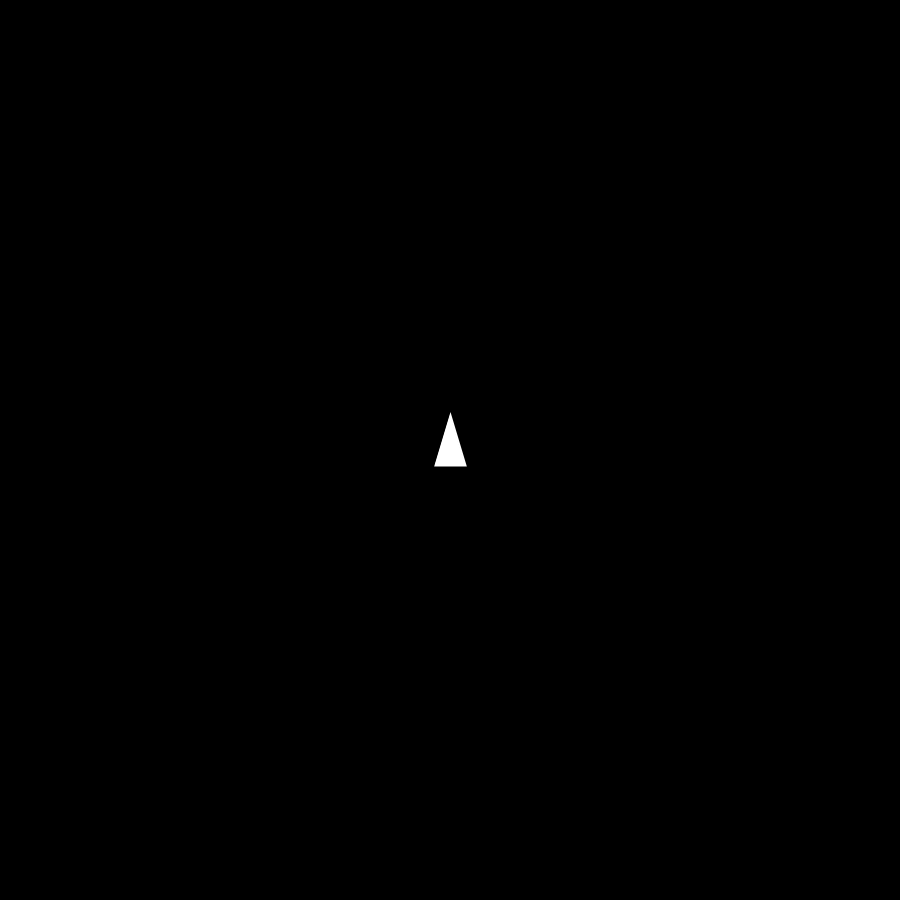
Frame 1 (no input)
Frame 60 (the mouse pressed at the canvas centre just before this capture): identical to frame 1, image omitted
Frame 120 (the mouse held since frame 60 and released just before this capture): identical to frame 1, image omitted

The Processing sketch that drew this single still picture (run headless with seeded random() and noise(); from frame 60 on, the mouse is pressed at the canvas centre):

// Processing sketch: asteroidShooter2
// ── asteroidShooter2.pde
Shooter S;
Shot sh;
Shot[] shots;
boolean hasShot = false;
void setup(){
 size(900,900);
 S = new Shooter(450,450,20,0);
 
}

void draw(){
  background(0);
  S.display();
  if (hasShot){
  sh.display();
  sh.move();
  }
   if(keyPressed)   
  {
    if(key==CODED)  
      {          
        if(keyCode==LEFT)
          S.alterAngle(0);//fill in code to increase the angle
        else if (keyCode==RIGHT)
          S.alterAngle(1);//fill in code to decrease the tanks angle. Make sure to have a catch for 0 degree
    }
    if(key=='x'){
     sh = new Shot(450+S.upperX,450+S.upperY,S.angle);
     sh.display();
     sh.move();
     hasShot = true;
     }
    }
  }
// ── Shooter.pde
class Shooter{
 float centerX;
 float centerY;
 float upperX;
 float upperY;
 float leftX;
 float leftY;
 float rightX;
 float rightY;
 float distance;
 float angle;
 Shooter(float _centerX, float _centerY,float _distance, float _angle){
  centerX = _centerX;
  centerY = _centerY;
  distance = _distance;
  angle = _angle;
  upperX = 0;
  upperY = -35;
  leftX = -15;
  leftY = 15;
  rightX = 15;
  rightY = 15;
 }
 void display(){
    strokeWeight(2);
    stroke(255);
    pushMatrix();
    translate(width/2,height/2);
    rotate(angle);
    triangle(upperX,upperY,leftX,leftY,rightX,rightY);
    popMatrix();
    
 }
 void alterAngle(int sign){
   if (sign == 1){
    angle += .03;
   }
   else if (sign == 0){
     
    angle -= .03; 
   }
 }
}
// ── Shot.pde
class Shot{
  float xPos;
  float yPos;
  float velX;
  float velY;
  Shot(float _xPos, float _yPos, float _angle){
  xPos = _xPos;
  yPos = _yPos;
  velX = 3*cos(_angle);
  velY = 3*sin(_angle);
  }


  void display(){
     stroke(0,0,255);
     strokeWeight(10);
     point(xPos,yPos);
  }
  void move(){
    xPos += velX;
    yPos += velY;
  }
  void shoot(){
    return;
  }
}
// ── Sprite.pde
class Sprite
{

  PVector position;
  PImage[] image_data;
  int angle_unit=0;
 
  Sprite(float posx,float posy,PImage[] images)
  {
      position=new PVector(posx,posy);
      image_data=images;
      //image_data=new PImage[images.length];
      //image_data=images;
  }

 void display(int w,int h)
  {
    imageMode(CENTER);
    image(image_data[angle_unit],position.x,position.y,w,h);
  }
   void display(int w,int h, int angle)
  {
    imageMode(CENTER);
    image(image_data[angle],position.x,position.y,w,h);
  }
}
